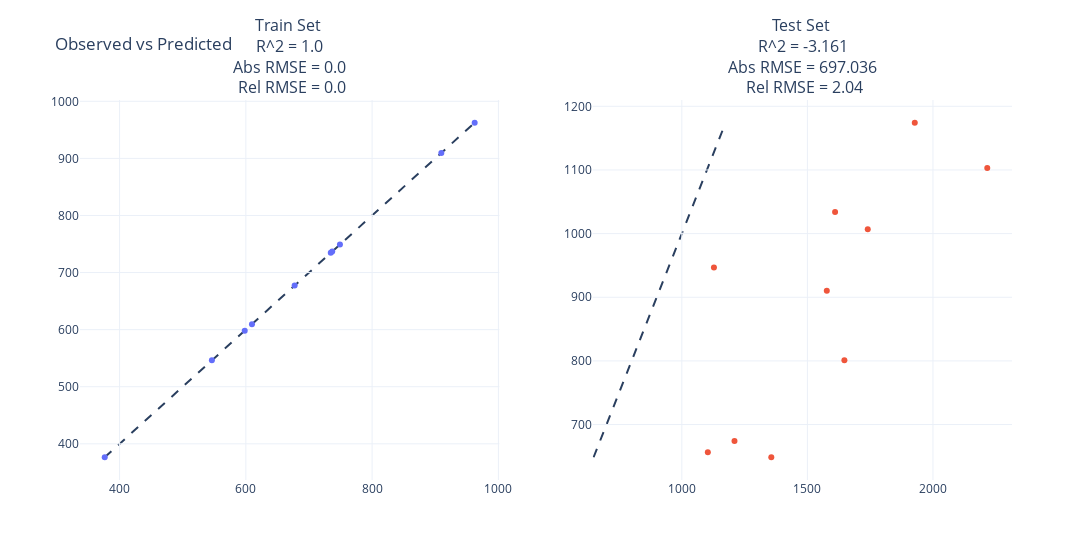

Notebook source saved alongside this figure:
### Markdown cell above
### Test

### Code cell
# Make predictions for training
y = tar
y_pred = pipe.predict(ZX_preproc)

# Make predictions for testing
ZX_test_preproc = preprocess(Z=doe_test, X=bwu_test, process_history=PROCESS_HISTORY, 
					   input_variables=INPUT_VARIABLES)
y_test = tar_test
y_test_pred = pipe.predict(ZX_test_preproc)


# Plot
plot_hist_pls_model_eval(
    y, y_pred, y_test, y_test_pred,
)

### Figure 1 — Plotly figure (JSON) as saved in the notebook; plotly's stock layout.template omitted (floating-point values rounded to 4 significant figures)
{"data": [{"mode": "markers", "type": "scatter", "x": [598.2, 677.3, 962.4, 376.5, 749.0, 609.7, 734.5, 736.8, 546.2, 909.6], "xaxis": "x", "y": [598.2, 677.3, 962.4, 376.5, 749.0, 609.7, 734.5, 736.8, 546.2, 909.6], "yaxis": "y"}, {"mode": "markers", "type": "scatter", "x": [2216.0, 1740.0, 1577.0, 1210.0, 1104.0, 1128.0, 1647.0, 1356.0, 1610.0, 1928.0], "xaxis": "x2", "y": [1103.0, 1007.0, 910.1, 674.3, 656.7, 946.9, 801.0, 648.6, 1034.0, 1174.0], "yaxis": "y2"}], "layout": {"annotations": [{"font": {"size": 16}, "showarrow": false, "text": "Train Set <br> R^2 = 1.0 <br> Abs RMSE = 0.0 <br> Rel RMSE = 0.0", "x": 0.225, "xanchor": "center", "xref": "paper", "y": 1, "yanchor": "bottom", "yref": "paper"}, {"font": {"size": 16}, "showarrow": false, "text": "Test Set <br> R^2 = -3.161 <br> Abs RMSE = 697.036 <br> Rel RMSE = 2.04", "x": 0.775, "xanchor": "center", "xref": "paper", "y": 1, "yanchor": "bottom", "yref": "paper"}], "shapes": [{"layer": "below", "line": {"dash": "dash"}, "type": "line", "x0": 376.5, "x1": 962.4, "y0": 376.5, "y1": 962.4}, {"layer": "below", "line": {"dash": "dash"}, "type": "line", "x0": 648.6, "x1": 1174.0, "xref": "x2", "y0": 648.6, "y1": 1174.0, "yref": "y2"}], "showlegend": false, "title": {"text": "Observed vs Predicted"}, "width": 1600, "xaxis": {"anchor": "y", "domain": [0, 0.45]}, "xaxis2": {"anchor": "y2", "domain": [0.55, 1]}, "yaxis": {"anchor": "x", "domain": [0, 1]}, "yaxis2": {"anchor": "x2", "domain": [0, 1]}}}
